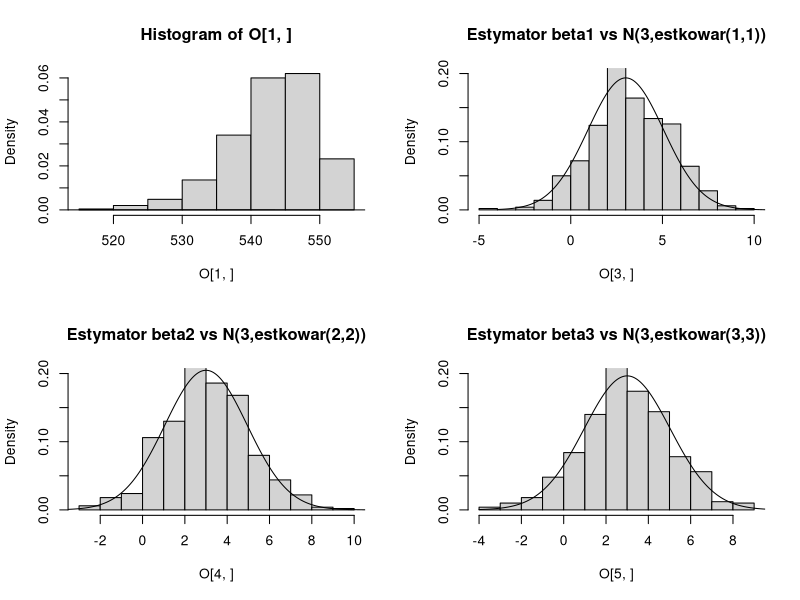
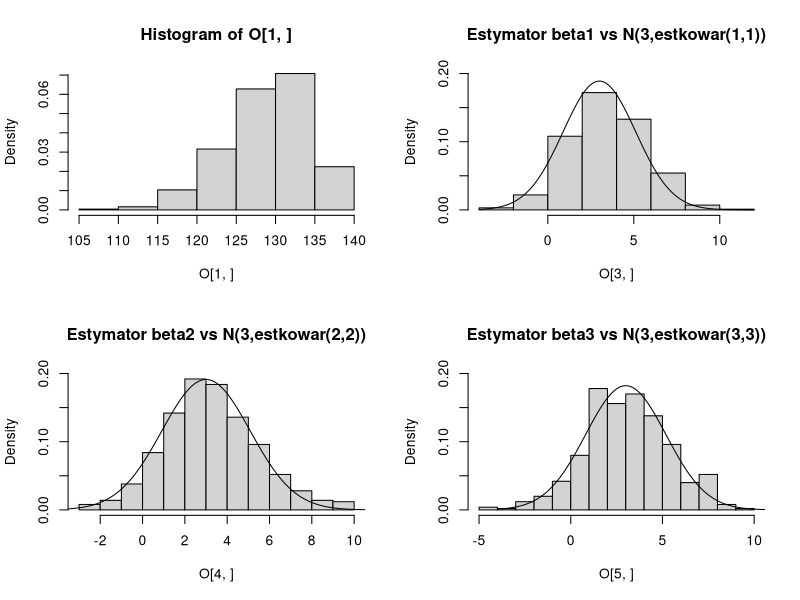
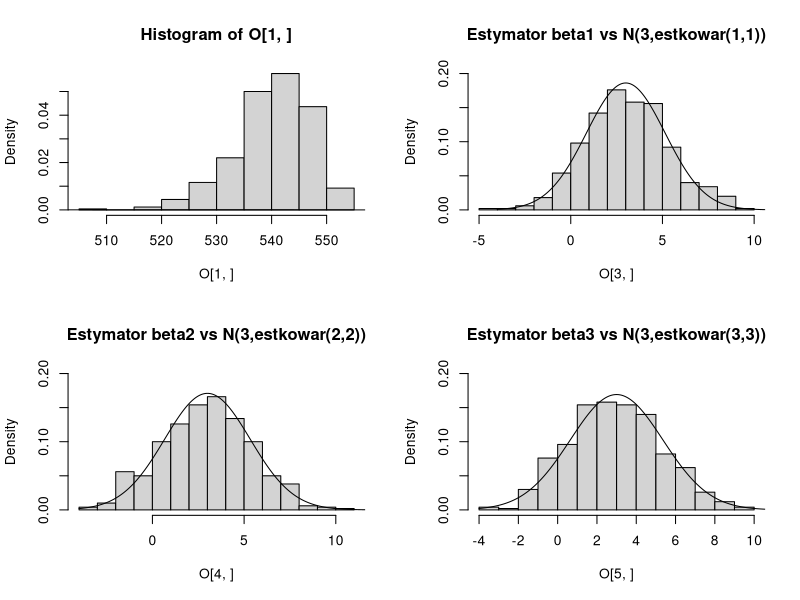
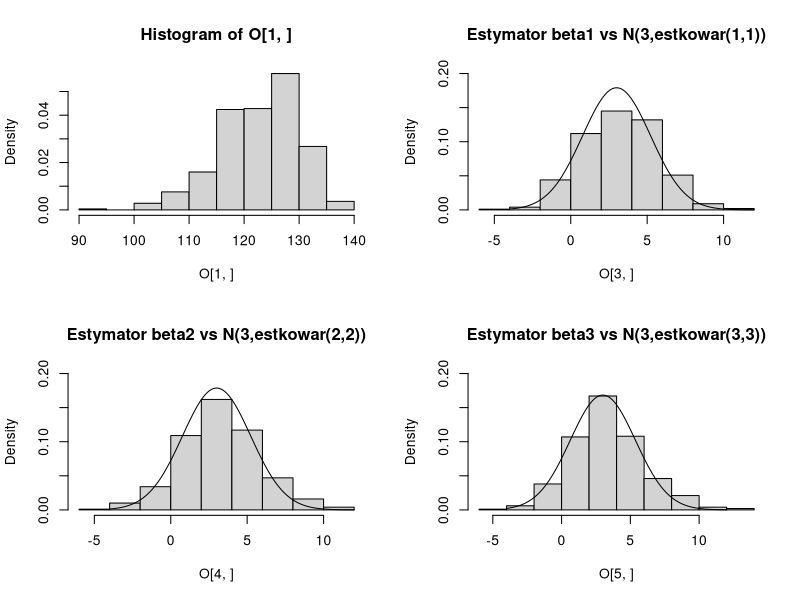
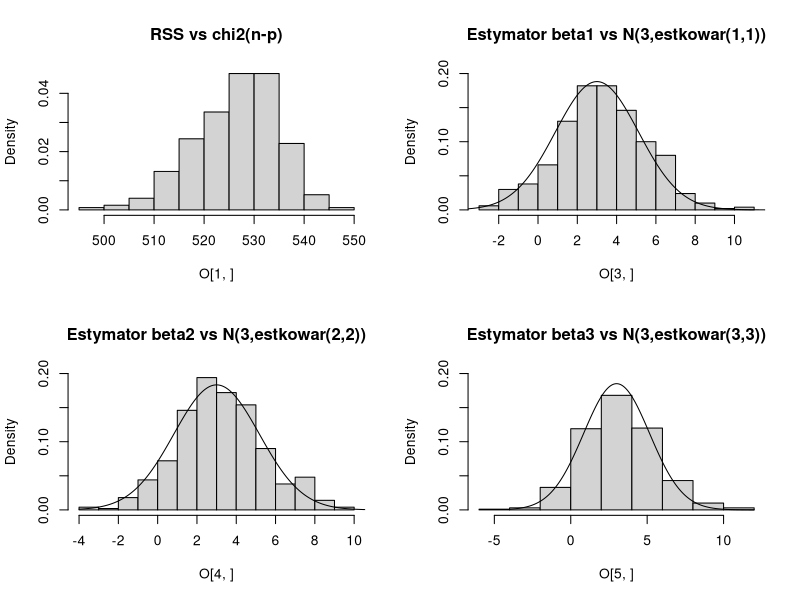
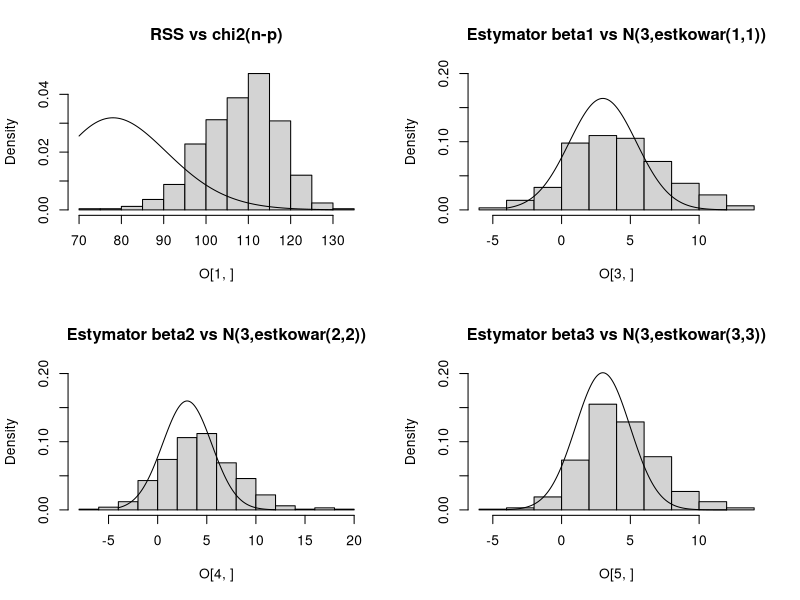

Source code (R) for these figures, in order:
## ---- chunk 1
knitr::opts_chunk$set(echo = FALSE, cache = T)
library(knitr)
library(mvtnorm)
## ---- chunk 2
A<-structure(list(
  numeracy = c(6.6, 7.1, 7.3, 7.5, 7.9, 7.9, 8, 8.2, 8.3, 8.3, 8.4, 8.4, 8.6, 8.7, 8.8, 8.8, 9.1, 9.1,
               9.1, 9.3, 9.5, 9.8, 10.1, 10.5, 10.6, 10.6, 10.6, 10.7, 10.8, 11, 11.1, 11.2, 11.3, 12, 12.3, 12.4, 12.8,
               12.8, 12.9, 13.4, 13.5, 13.6, 13.8, 14.2, 14.3, 14.5, 14.6, 15, 15.1, 15.7),
  anxiety = c(13.8, 14.6, 17.4, 14.9, 13.4, 13.5, 13.8, 16.6, 13.5, 15.7, 13.6, 14, 16.1, 10.5, 16.9, 17.4, 13.9, 15.8,
              16.4, 14.7, 15, 13.3, 10.9, 12.4, 12.9, 16.6, 16.9, 15.4, 13.1, 17.3, 13.1, 14, 17.7, 10.6, 14.7, 10.1, 
              11.6, 14.2, 12.1, 13.9, 11.4, 15.1, 13, 11.3, 11.4, 10.4, 14.4, 11, 14, 13.4),
  success = c(0L, 0L, 0L, 1L, 0L, 1L, 0L, 0L, 1L, 0L, 1L, 1L, 0L, 1L, 0L, 0L, 0L, 0L, 0L, 1L, 0L, 0L, 1L, 1L, 1L, 0L, 0L,
              0L, 1L, 0L, 1L, 0L, 0L, 1L, 1L, 1L, 1L, 1L, 1L, 1L, 1L, 1L, 1L, 1L, 1L, 1L, 1L, 1L, 1L, 1L)),
  .Names = c('numeracy','anxiety', 'success'), row.names = c(NA, -50L), class = 'data.frame')


M1=glm(success~numeracy+anxiety,data = A,family=binomial('logit'), control=list(epsilon=1e-03,maxit=25,trace=F))

w=predict(M1,type='response')
S1=matrix(0,50,50)
diag(S1)=w*(1-w)
X1=cbind(1,A[,1:2])
W=solve(t(X1)%*%as.matrix(S1)%*%as.matrix(X1))
## ---- chunk 3
W
(summary(M1)$coefficients[2,2])
(summary(M1)$coefficients[3,2])

W[2,2]-(summary(M1)$coefficients[2,2])^2
W[3,3]-(summary(M1)$coefficients[3,2])^2

## ---- chunk 4
1-pchisq(M1$null.deviance-deviance(M1),2)
## ---- chunk 5
1-pchisq(M1$deviance,df.residual(M1))
## ---- chunk 6

eps=c(1e-01,1e-02,1e-03,1e-06,1e-08)

N=matrix(0,4,4)

zad1d=function(i){
  m=glm(success~numeracy+anxiety,data = A,family=binomial('logit'), control=list(epsilon=eps[i],maxit=25,trace=F))
  v=c(summary(m)$iter,m$coefficients[1],m$coefficients[2],m$coefficients[3])
  v
}

N=sapply(1:5,zad1d)
rownames(N)=c('Ilosc iteracji','Est. intercept','Est. numeracy','Est. anxiety')
colnames(N)=c('10^-1','10^-2','10^-3','10^-06','10^-8')

kable(N,format='markdown', digits=4)

## ---- chunk 7

n=400
p=3
beta=c(3,3,3)
X=matrix(rnorm(n*p,0,sqrt(1/n)),n,p)

zad3=function(n,p,X,beta)
{
t=X%*%beta
probs=1/(1+exp(-t))

S=matrix(0,n,n)
diag(S)=probs*(1-probs)
I=t(X)%*%S%*%X
estkowar=solve(I)
fishbeta=I%*%beta

O=sapply(1:500,function(i){
  Y=sapply(probs,function(x){rbinom(1,1,x)})
  m=glm(Y~X,family = binomial('logit'))
  
  v=c(deviance(m),m$coefficients[1],m$coefficients[2],m$coefficients[3],m$coefficients[4])
})
hist(O[1,],freq=F)
lines(seq(500,570,0.01),dchisq(seq(500,570,0.01),n-p),type='l')

hist(O[3,],freq=F,ylim=c(0,0.2), main='Estymator beta1 vs N(3,estkowar(1,1))')
lines(seq(-4,12,0.01),dnorm(seq(-4,12,0.01),3,sqrt(estkowar[1,1])),type='l')

hist(O[4,],freq=F,ylim=c(0,0.2), main='Estymator beta2 vs N(3,estkowar(2,2))')
lines(seq(-4,12,0.01),dnorm(seq(-4,12,0.01),3,sqrt(estkowar[2,2])),type='l')

hist(O[5,],freq=F,ylim=c(0,0.2), main='Estymator beta3 vs N(3,estkowar(3,3))')
lines(seq(-4,12,0.01),dnorm(seq(-4,12,0.01),3,sqrt(estkowar[3,3])),type='l')

ob1=mean(O[3,])-3
ob2=mean(O[4,])-3
ob3=mean(O[5,])-3

akowar=var(t(O))[3:5,3:5]

roznica=max(abs(estkowar-akowar))

v=list(fishbeta,estkowar,ob1,ob2,ob3,akowar,roznica)
names(v)=c('Fish(beta)','Est. cov','Obc. 1','Obc. 2','Obc. 3','As. cov','Roznica')
return(v)
}
## ---- chunk 8
n=400
p=3
beta=c(3,3,3)
X=matrix(rnorm(n*p,0,sqrt(1/n)),n,p)

par(mfrow=c(2,2))
zad3(n,p,X,beta)

## ---- chunk 9

n=100
X=matrix(rnorm(n*p,0,sqrt(1/n)),n,p)
par(mfrow=c(2,2))
zad3(n,p,X,beta)
## ---- chunk 10
n=400
S=matrix(0.3,3,3)
diag(S)=1
X=rmvnorm(n,sigma=S/n)
par(mfrow=c(2,2))
zad3(n,p,X,beta)
## ---- chunk 11

n=100
X=rmvnorm(n,sigma=S/n)
par(mfrow=c(2,2))
zad3(n,p,X,beta)

## ---- chunk 12


zad5=function(n,p,X,beta)
{
  t=X%*%beta
  probs=1/(1+exp(-t))
  
  S=matrix(0,n,n)
  diag(S)=probs*(1-probs)
  I=t(X)%*%S%*%X
  estkowar=solve(I)
  fishbeta=I%*%beta
  
  O=sapply(1:500,function(i){
    Y=sapply(probs,function(x){rbinom(1,1,x)})
    m=glm(Y~X,family = binomial('logit'))
    
    v=c(deviance(m),m$coefficients[1],m$coefficients[2],m$coefficients[3],m$coefficients[4],
        m$coefficients[5],m$coefficients[6],m$coefficients[7],m$coefficients[8],m$coefficients[9],m$coefficients[10],
        m$coefficients[11],m$coefficients[12],m$coefficients[13],m$coefficients[14],m$coefficients[15],m$coefficients[16],
        m$coefficients[17],m$coefficients[18],m$coefficients[19],m$coefficients[20],m$coefficients[21])
  })
  hist(O[1,],freq=F,main='RSS vs chi2(n-p)')
  lines(seq(70,130,0.01),dchisq(seq(70,130,0.01),n-p),type='l')
  # psuje się bo n>>p
  
  hist(O[3,],freq=F,ylim=c(0,0.2), main='Estymator beta1 vs N(3,estkowar(1,1))')
  lines(seq(-4,12,0.01),dnorm(seq(-4,12,0.01),3,sqrt(estkowar[1,1])),type='l')
  
  hist(O[4,],freq=F,ylim=c(0,0.2),main='Estymator beta2 vs N(3,estkowar(2,2))')
  lines(seq(-4,12,0.01),dnorm(seq(-4,12,0.01),3,sqrt(estkowar[2,2])),type='l')
  
  hist(O[5,],freq=F,ylim=c(0,0.2),main='Estymator beta3 vs N(3,estkowar(3,3))')
  lines(seq(-4,12,0.01),dnorm(seq(-4,12,0.01),3,sqrt(estkowar[3,3])),type='l')
  
  ob1=mean(O[3,])-3
  ob2=mean(O[4,])-3
  ob3=mean(O[5,])-3
  
  akowar=var(t(O))[3:22,3:22]
  
  roznica=max(abs(estkowar-akowar))
  
  v=list(fishbeta,estkowar[1:5,1:5],ob1,ob2,ob3,akowar[1:5,1:5],roznica)
  names(v)=c('Fish(beta)','Est. cov','Obc. 1','Obc. 2','Obc. 3','As. cov','Roznica')
  return(v)
}


## ---- chunk 13

n=400
p=20
beta=numeric(20)
beta[1:3]=3
X=matrix(rnorm(n*p,0,sqrt(1/n)),n,p)
par(mfrow=c(2,2))
zad5(n,p,X,beta)

## ---- chunk 14

n=100
p=20
beta=numeric(20)
beta[1:3]=3
X=matrix(rnorm(n*p,0,sqrt(1/n)),n,p)
par(mfrow=c(2,2))
zad5(n,p,X,beta)

